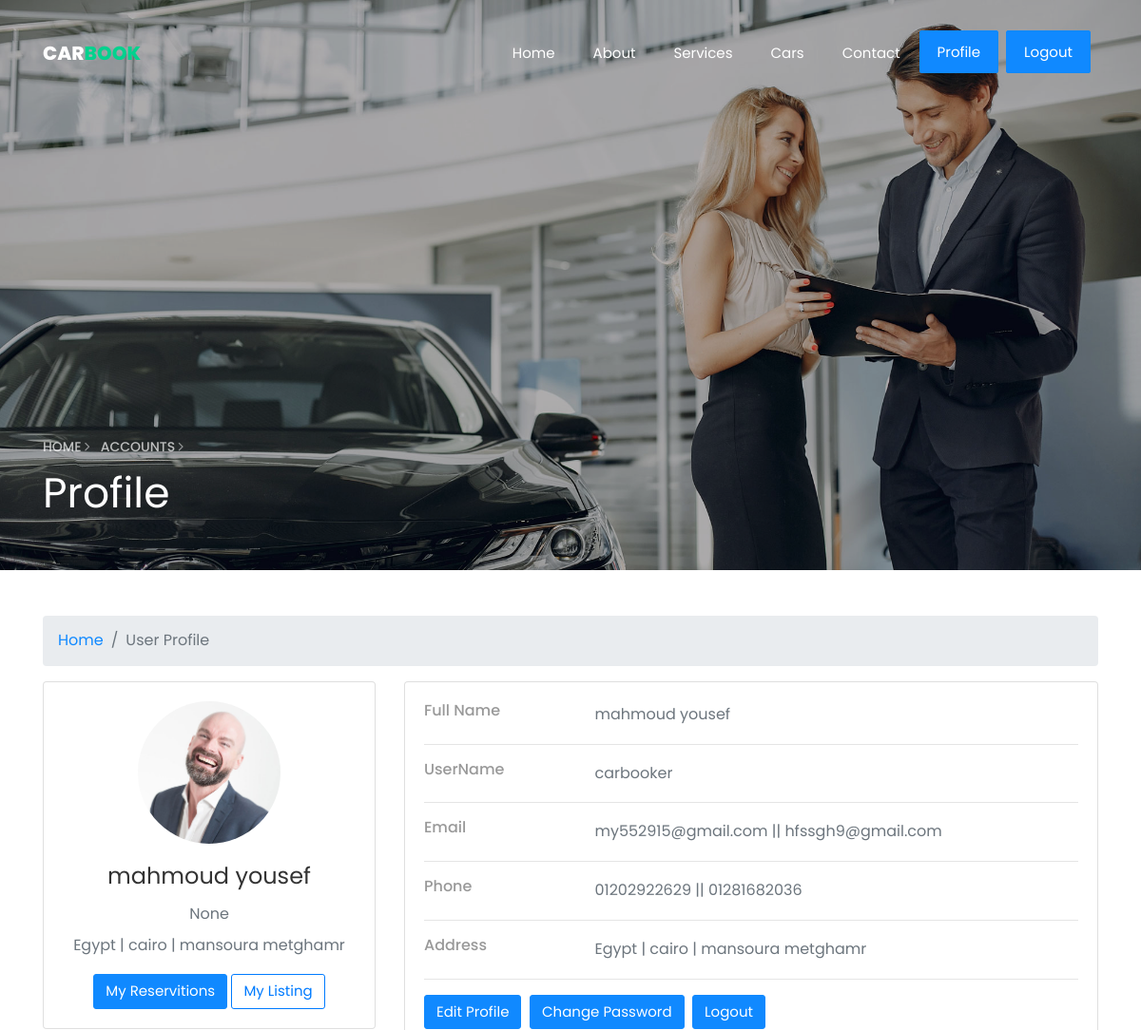
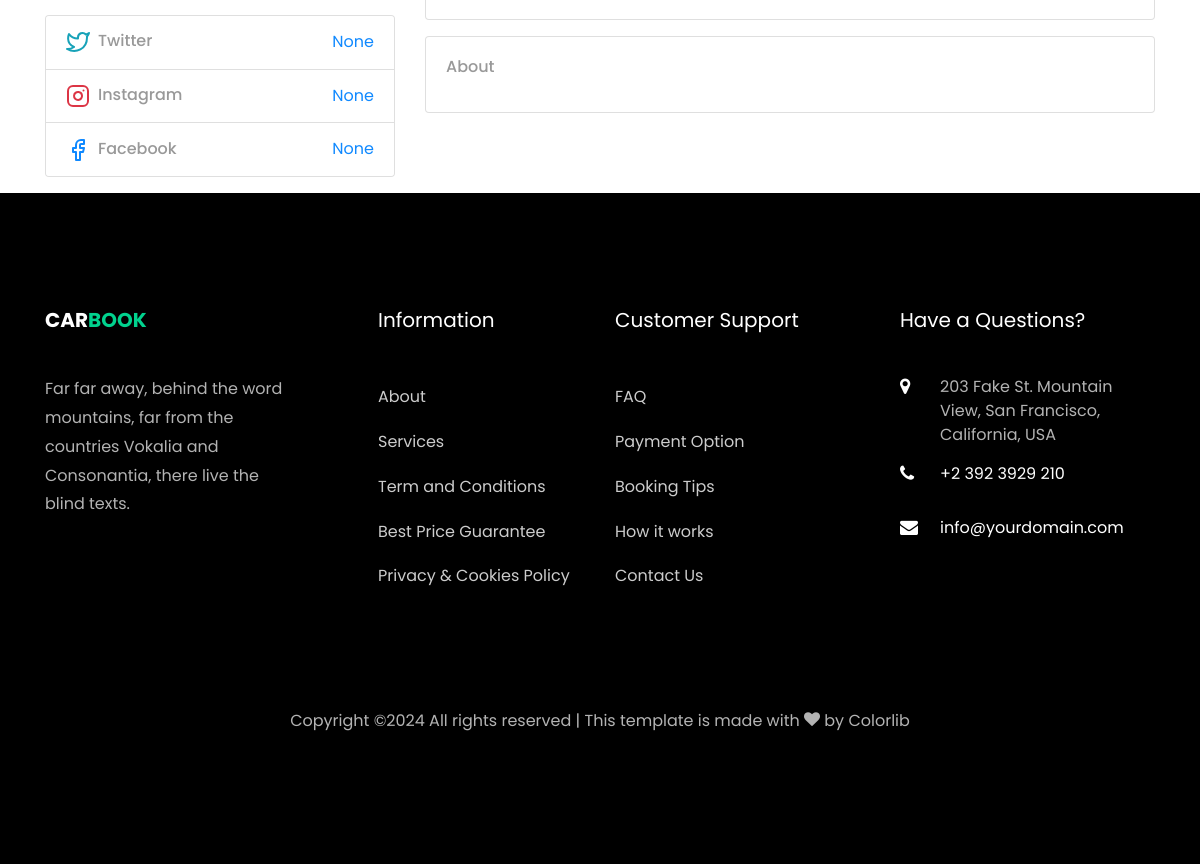
/accounts/profile/ (signed in), run on the app's committed database (2 pictures, top to bottom).
### accounts/models.py (models this page shows, shortened)
class Profile(models.Model):
    user = models.OneToOneField(User,on_delete=models.CASCADE)
    phone_number_1 = models.CharField(max_length=20)
    phone_number_2 = models.CharField(max_length=20,blank=True , null=True)
    image = models.ImageField(upload_to='users/')
    about = models.TextField(max_length=4000 , blank=True , null=True)
    country = models.CharField(max_length=50 ,blank=True, null=True)
    company = models.CharField(max_length=100 ,blank=True, null=True)
    address_line_1 = models.CharField( max_length=50 , blank=True)
    address_line_2 = models.CharField( max_length=50 , blank=True)
    fb_link = models.URLField( max_length=200 , blank=True , null=True)
    twitter_link = models.URLField( max_length=200, blank=True , null=True)
    instagram_link = models.URLField( max_length=200, blank=True , null=True)
    headline = models.CharField(max_length=50 , blank=True, null=True)
    city = models.CharField(max_length=50 ,blank=True, null=True)
    email_2 = models.CharField(blank=True , null=True, max_length=50)
    def full_name(self):
        return f'{self.user.first_name} {self.user.last_name}'
    def full_address(self):
        return f"{self.country} | {self.city} | {self.address_line_1} {self.address_line_2}"

### accounts/views.py (the view)
# urls.py: path('profile/' , views.profile , name='profile'),
def profile(request):
    profile=Profile.objects.get(user=request.user)
    return render(request,'profile/profile.html',{'profile':profile})

### accounts/templates/profile/profile.html (shortened to what this page needs)
{% extends 'base.html' %}
{% load django_bootstrap5 %}
{% load static %}
{% block body %}
<section class="hero-wrap hero-wrap-2 js-fullheight" style="background-image: url('{% static 'images/bg_3.jpg'%}');"
    data-stellar-background-ratio="0.5">
    <div class="overlay"></div>
    <div class="container">
        <div class="row no-gutters slider-text js-fullheight align-items-end justify-content-start">
            <div class="col-md-9 ftco-animate pb-5">
                <p class="breadcrumbs"><span class="mr-2"><a href="/">Home <i
                                class="ion-ios-arrow-forward"></i></a></span> <span>Accounts <i
                            class="ion-ios-arrow-forward"></i></span></p>
                <h1 class="mb-3 bread">Profile</h1>
            </div>
        </div>
    </div>
</section>
<div class="container">
    <div class="main-body">
        <nav aria-label="breadcrumb" class="main-breadcrumb mt-5">
            <ol class="breadcrumb">
                <li class="breadcrumb-item"><a href="/">Home</a></li>
                <li class="breadcrumb-item active" aria-current="page">User Profile</li>
            </ol>
        </nav>
        <div class="row gutters-sm">
            <div class="col-md-4 mb-3">
                <div class="card">
                    <div class="card-body">
                        <div class="d-flex flex-column align-items-center text-center">
                            {% if profile.image %}
                            <img src="{{profile.image.url}}" alt="Admin" class="rounded-circle" width="150">
                            {% else %}
                            <img src="https://bootdey.com/img/Content/avatar/avatar7.png" alt="Admin"
                                class="rounded-circle" width="150">
                            {% endif %}
                            <div class="mt-3">
                                <h4>{{profile.full_name}}</h4>
                                <p class="text-muted mb-1">{{profile.headline}}</p>
                                <p class="text-muted font-size-sm">{{profile.full_address}}</p>
                                <a href="" class="btn btn-primary">My Reservitions</a>
                                <a href="" class="btn btn-outline-primary">My Listing</a>
                            </div>
                        </div>
                    </div>
                </div>
                <div class="card mt-3">
                    <ul class="list-group list-group-flush">
                        <li class="list-group-item d-flex justify-content-between align-items-center flex-wrap">
                            <h6 class="mb-0">Twitter</h6>
                            <span class="text-muted"><a
                                    href="{{profile.twitter_link}}">{{profile.twitter_link}}</a></span>
                        </li>
                        <li class="list-group-item d-flex justify-content-between align-items-center flex-wrap">
                            <h6 class="mb-0">Instagram</h6>
                            <span class="text-muted"><a
                                    href="{{profile.instagram_link}}">{{profile.instagram_link}}</a></span>
                        </li>
                        <li class="list-group-item d-flex justify-content-between align-items-center flex-wrap">
                            <h6 class="mb-0">Facebook</h6>
                            <span class="text-muted"><a href="{{profile.fb_link}}">{{profile.fb_link}}</a></span>
                        </li>
                    </ul>
                </div>
            </div>
            <div class="col-md-8">
                <div class="card mb-3">
                    <div class="card-body">
                        <div class="row">
                            <div class="col-sm-3">
                                <h6 class="mb-0">Full Name</h6>
                            </div>
                            <div class="col-sm-9 text-muted">
                                {{profile.full_name}}
                            </div>
                        </div>
                        <hr>
                        <div class="row">
                            <div class="col-sm-3">
                                <h6 class="mb-0">UserName</h6>
                            </div>
                            <div class="col-sm-9 text-muted">
                                {{profile.user.username}}
                            </div>
                        </div>
                        <hr>
                        <div class="row">
                            <div class="col-sm-3">
                                <h6 class="mb-0">Email</h6>
                            </div>
                            <div class="col-sm-9 text-muted">
                                {{profile.user.email}} ||
                                {{profile.email_2}}
                            </div>
                        </div>
                        <hr>
                        <div class="row">
                            <div class="col-sm-3">
                                <h6 class="mb-0">Phone</h6>
                            </div>
                            <div class="col-sm-9 text-muted">
                                {{profile.phone_number_1}} ||
                                {{profile.phone_number_2}}
                            </div>
                        </div>
                        <hr>
                        <div class="row">
                            <div class="col-sm-3">
                                <h6 class="mb-0">Address</h6>
                            </div>
                            <div class="col-sm-9 text-muted">
                                {{profile.full_address}}
                            </div>
                        </div>
                        <hr>
                        <div class="row">
                            <div class="col-sm-12">
                                <a class="btn btn-primary " target="__blank"
                                    href="{% url 'edit_profile' %}">Edit Profile</a>&nbsp;
                                <a class="btn btn-primary " target="__blank" href="{% url 'password_change' %}">Change
                                    Password</a>&nbsp;
                                <a class="btn btn-primary " target="__blank" href="{% url 'logout' %}">Logout</a>&nbsp;
                            </div>
                        </div>
                    </div>
                </div>
                <div class="row gutters-sm">
                    <div class="col-sm-12 mb-3">
                        <div class="card h-100">
                            <div class="card-body">
                                <h6 class="d-flex align-items-center mb-3">About</h6>
                            </div>
                        </div>
                    </div>
                </div>
            </div>
        </div>
    </div>
</div>
{% endblock body %}

### static/css/icomoon.css (style rules this page uses)
[class^="icon-"], [class*=" icon-"] { font-family: 'icomoon' !important; speak: none; font-style: normal; font-weight: normal; font-variant: normal; text-transform: none; line-height: 1; -webkit-font-smoothing: antialiased; -moz-osx-font-smoothing: grayscale; }

### data on the page
Profile: image (picture), full_name "mahmoud yousef", headline "None", full_address "Egypt | cairo | mansoura metghamr", twitter_link "None", instagram_link "None", fb_link "None", user.username "carbooker", user.email "my552915@gmail.com", email_2 "hfssgh9@gmail.com", phone_number_1 "01202922629", phone_number_2 "01281682036"
